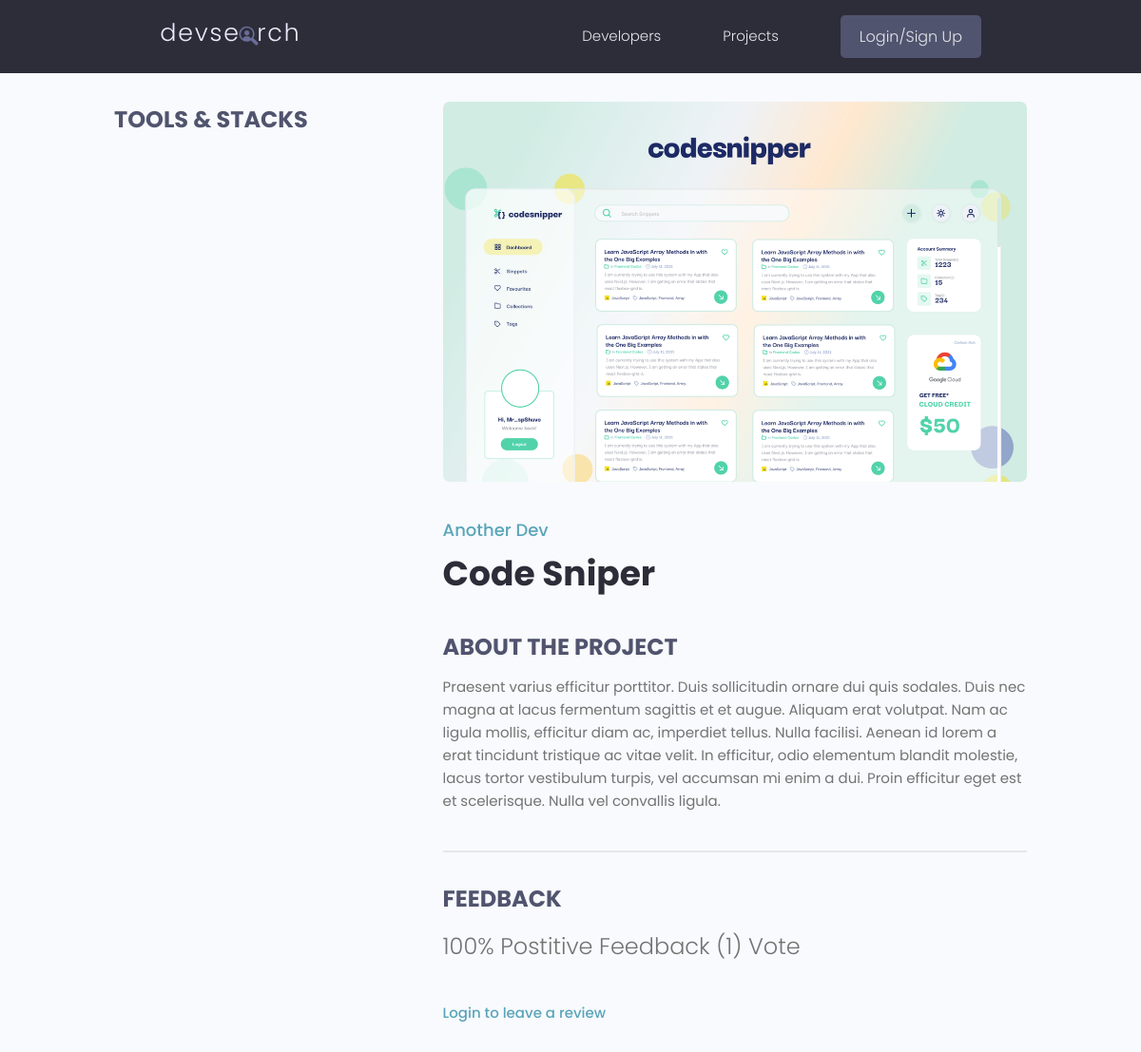
The app's page /projects/project/e443111d-4a6f-401b-9c31-a7ebfaef517d, older data.
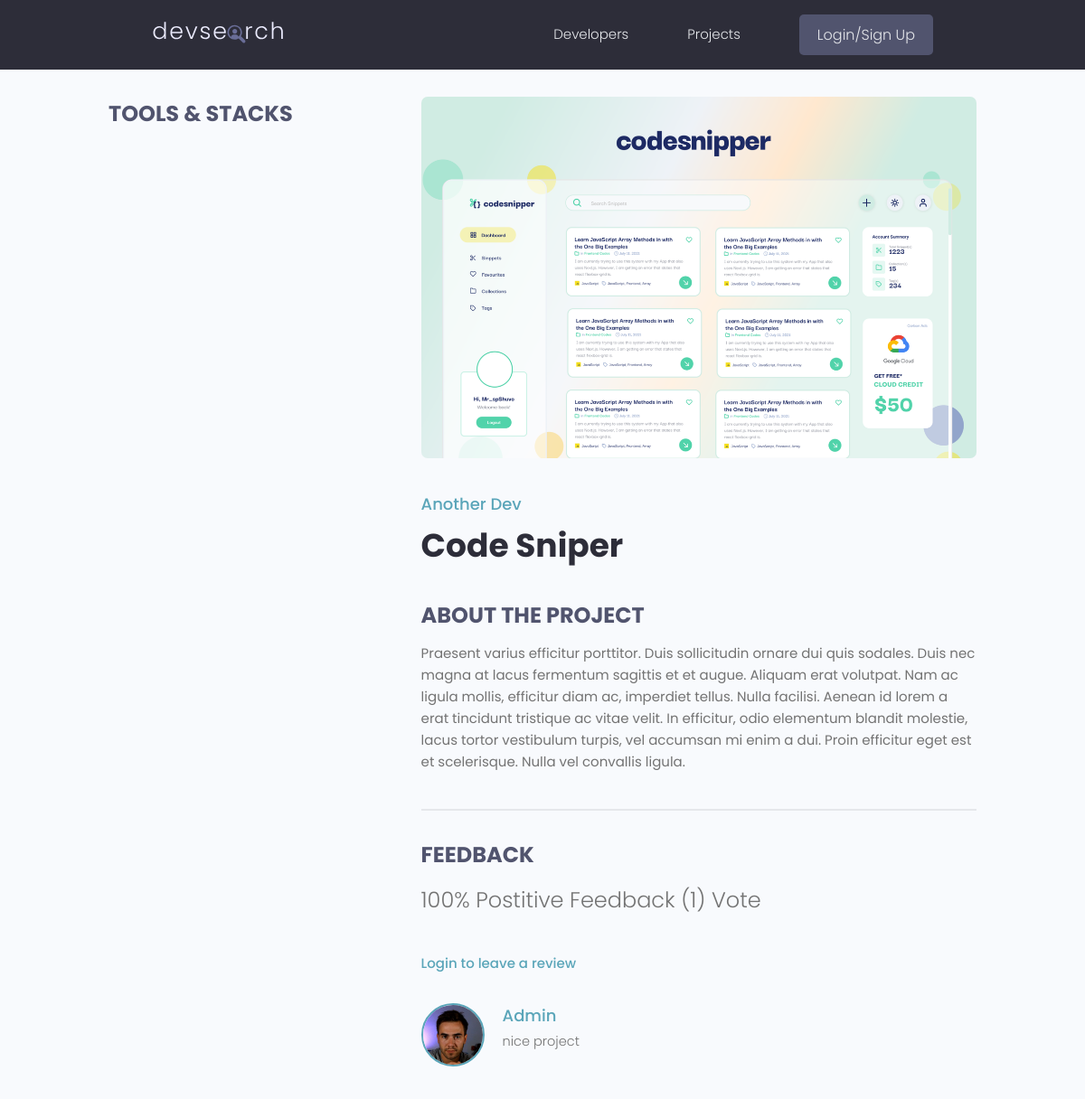
The same page, newer data.
### projects/models.py (models this page shows, shortened)
class Review(models.Model):
    VOTE_TYPE = (
        ('up', 'Up Vote'),
        ('down', 'Down Vote')
    )
    owner = models.ForeignKey(Profile, null=True, on_delete=models.CASCADE)
    project = models.ForeignKey(Project, on_delete=models.CASCADE)
    body = models.TextField(null=True, blank=True)
    value = models.CharField(max_length=2000, choices=VOTE_TYPE)
    created = models.DateTimeField(auto_now_add=True)
    id = models.UUIDField(default=uuid.uuid4, unique=True, primary_key=True, editable=False)
    class Meta:
        unique_together = [['owner', 'project']]

### users/models.py (models this page shows, shortened)
class Profile(models.Model):
    user = models.OneToOneField(User, on_delete=models.CASCADE, null=True, blank=True)
    username = models.CharField(max_length=200, blank=True, null=True)
    location = models.CharField(max_length=200, blank=True, null=True)
    name = models.CharField(max_length=200, blank=True, null=True)
    email = models.EmailField(max_length=500, blank=True, null=True)
    short_intro = models.CharField(max_length=200, blank=True, null=True)
    bio = models.TextField(blank=True, null=True)
    profile_image = models.ImageField(null=True, blank=True, upload_to='profiles/', default='profiles/user-default.png')
    social_github = models.CharField(max_length=200, blank=True, null=True)
    social_twitter = models.CharField(max_length=200, blank=True, null=True)
    social_linkedin = models.CharField(max_length=200, blank=True, null=True)
    social_youtube = models.CharField(max_length=200, blank=True, null=True)
    social_website = models.CharField(max_length=200, blank=True, null=True)
    created = models.DateTimeField(auto_now_add=True)
    id = models.UUIDField(default=uuid.uuid4, unique=True, primary_key=True, editable=False)

### projects/views.py (the view, shortened to what this page needs)
# urls.py: path('project/<str:pk>', views.project, name='project'),
def project(request, pk):
    project_obj = Project.objects.get(id=pk)
    review_form = ReviewForm
    context = {
        'project': project_obj,
        'review_form': review_form
    }
    return render(request, 'projects/single-project.html', context)

### projects/models.py (called while the page is built)
    @property
    def reviewers(self):
        return self.review_set.all().values_list('owner__id', flat=True)

### projects/templates/projects/single-project.html (shortened to what this page needs)
{% extends 'main.html' %}
{% block content %}
<main class="singleProject my-md">
    <div class="container">
        <div class="layout">
            <div class="column column--1of3">
                <h3 class="singleProject__subtitle">Tools & Stacks</h3>
            </div>
            <div class="column column--2of3">
                <img class="singleProject__preview" src="{{ project.featured_image.url }}" alt="portfolio thumbnail"/>
                <a href="profile.html" class="singleProject__developer">{{ project.owner.name }}</a>
                <h2 class="singleProject__title">{{ project.title }}</h2>
                <h3 class="singleProject__subtitle">About the Project</h3>
                <div class="singleProject__info">
                    {{project.description}}
                </div>
                <div class="comments">
                    <h3 class="singleProject__subtitle">Feedback</h3>
                    <h5 class="project--rating">
                        {{project.vote_ratio}}% Postitive Feedback ({{ project.vote_total }})
                        Vote{{project.vote_total|pluralize:'s'}}
                    </h5>
                    {% if request.user.profile.id in project.reviewers %}
                    <p>You have already submitted your review for this project</p>
                    {% elif request.user.profile == project.owner %}
                    <p>You cannot review your own project</p>
                    {% else %}
                    <a href="{% url 'login' %}?next={{ request.path }}">Login to leave a review</a>
                    {% endif %}
                    <div class="commentList">
                        {% for review in project.review_set.all %}
                        {% if review.body %}
                        <div class="comment">
                            <a href="{% url 'user-profile' review.owner.id %}">
                                <img class="avatar avatar--md"
                                     src="{{ review.owner.profile_image.url }}"
                                     alt="user"/>
                            </a>
                            <div class="comment__details">
                                <a href="{% url 'user-profile' review.owner.id %}" class="comment__author">
                                    {{ review.owner.name }}
                                </a>
                                <p class="comment__info">
                                    {{ review.body|linebreaksbr }}
                                </p>
                            </div>
                        </div>
                        {% endif %}
                        {% endfor %}
                    </div>
                </div>
            </div>
        </div>
    </div>
</main>
{% endblock content %}

Row changes from the older to the newer data that the page shows:
added Review: owner.profile_image (picture), owner.name "Admin", body "nice project"
